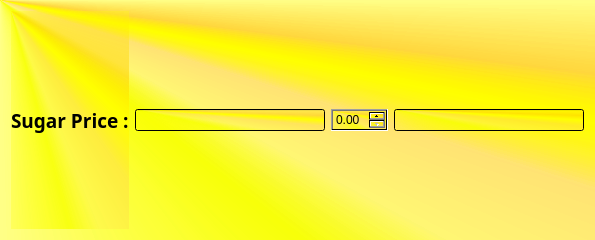
<?xml version="1.0" encoding="UTF-8"?>
<ui version="4.0">
 <class>Form</class>
 <widget class="QWidget" name="Form">
  <property name="geometry">
   <rect>
    <x>0</x>
    <y>0</y>
    <width>595</width>
    <height>240</height>
   </rect>
  </property>
  <property name="windowTitle">
   <string>DubleSpinDemo</string>
  </property>
  <property name="styleSheet">
   <string notr="true">QWidget{
background-color: qconicalgradient(cx:0, cy:0, angle:135, stop:0 rgba(255, 255, 0, 69), stop:0.375 rgba(255, 255, 0, 69), stop:0.423533 rgba(251, 255, 0, 145), stop:0.45 rgba(247, 255, 0, 208), stop:0.477581 rgba(255, 244, 71, 130), stop:0.518717 rgba(255, 218, 71, 130), stop:0.55 rgba(255, 255, 0, 255), stop:0.57754 rgba(255, 203, 0, 130), stop:0.625 rgba(255, 255, 0, 69), stop:1 rgba(255, 255, 0, 69))
}</string>
  </property>
  <layout class="QHBoxLayout" name="horizontalLayout_2">
   <item>
    <layout class="QHBoxLayout" name="horizontalLayout">
     <item>
      <widget class="QLabel" name="label">
       <property name="font">
        <font>
         <family>Caveat</family>
         <pointsize>14</pointsize>
         <weight>75</weight>
         <bold>true</bold>
        </font>
       </property>
       <property name="text">
        <string>Sugar Price :</string>
       </property>
      </widget>
     </item>
     <item>
      <widget class="QLineEdit" name="lineEdit_price"/>
     </item>
     <item>
      <widget class="QDoubleSpinBox" name="doubleSpinBox"/>
     </item>
     <item>
      <widget class="QLineEdit" name="lineEdit_total"/>
     </item>
    </layout>
   </item>
  </layout>
 </widget>
 <resources/>
 <connections/>
</ui>
